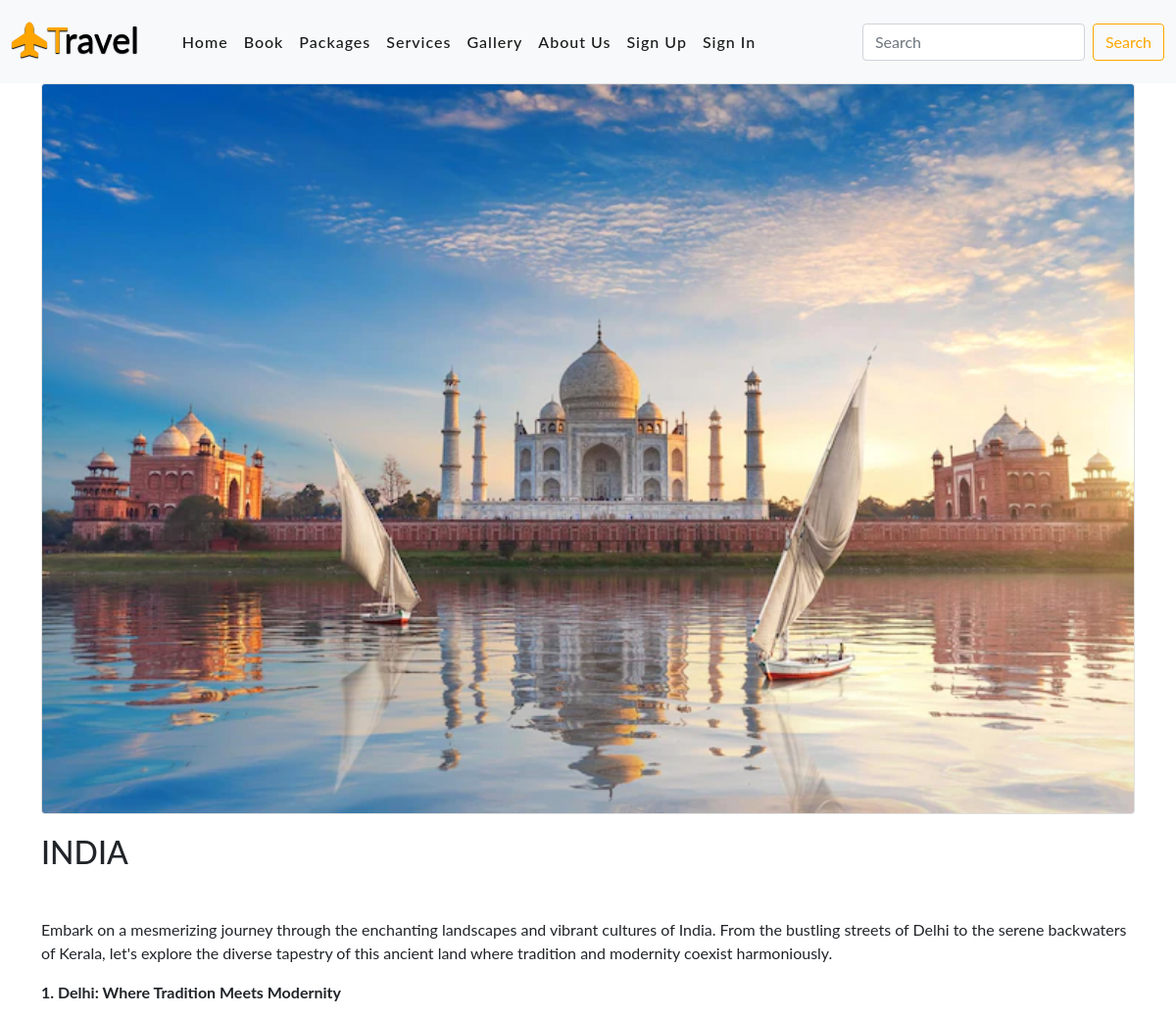
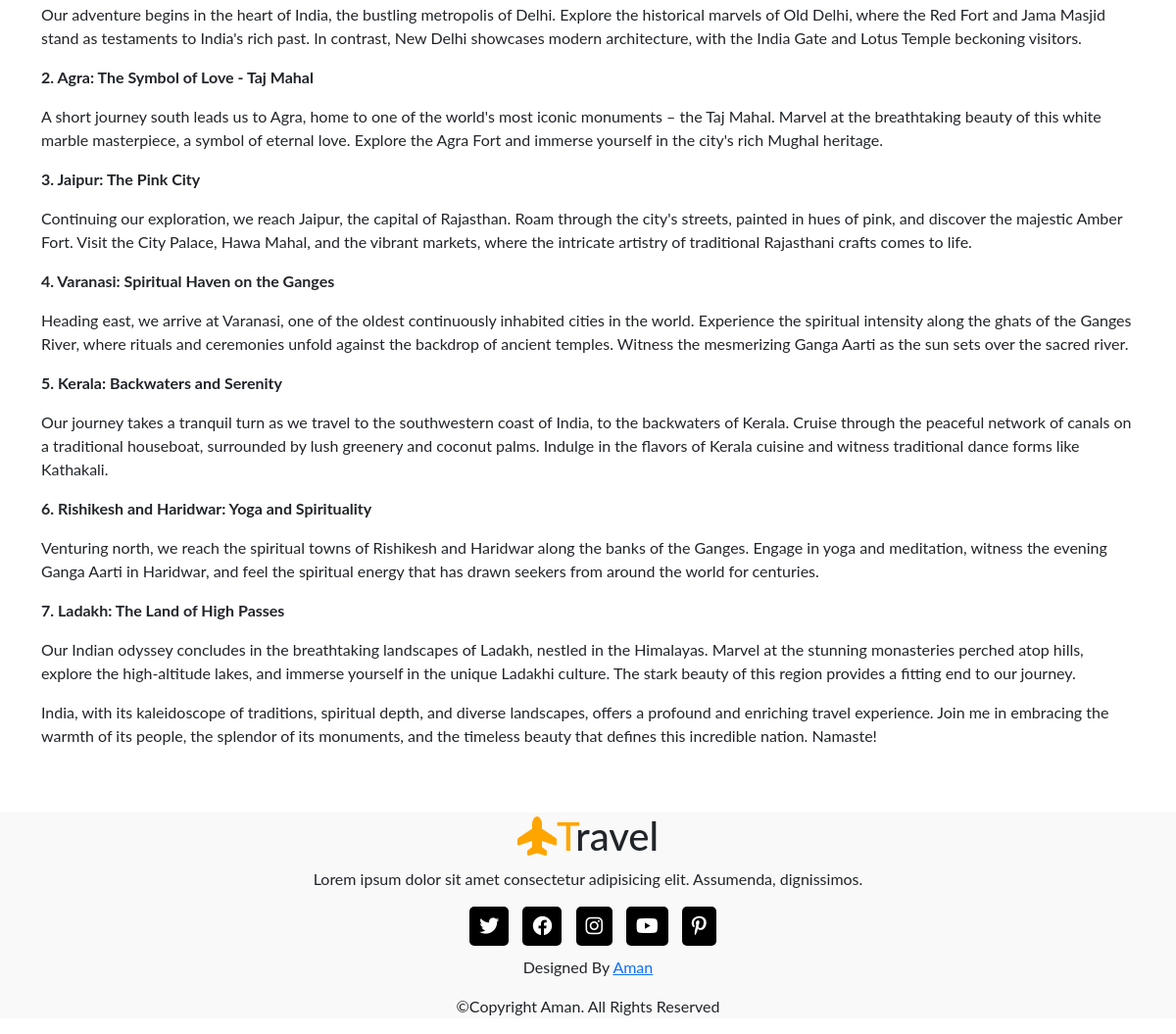
Page /packages/india on the committed database (2 pictures, top to bottom).
### blog/models.py (models this page shows, shortened)
class Packages(models.Model):
    pack_id = models.AutoField(primary_key=True)
    pack_img = models.ImageField(upload_to='packages/')
    title = models.CharField(max_length=100)
    description = models.TextField()
    price = models.CharField(max_length=20)
    url = models.CharField(max_length=50)
    add_date = models.DateTimeField(auto_now_add=True, null=False)

### blog/views.py (the view)
# urls.py: path('packages/<slug:url>', package),
def package(request, url):
    packs = Packages.objects.get(url=url)
    return render(request, 'package.html', {'packs': packs})

### template/package.html (shortened to what this page needs)
{% extends 'base.html' %}
{% block content %}
<div class="container">
    <div class="row">
        <div class="s12 12 l12">
            <img src="/media/{{packs.pack_img}}" class="card" style="width: 100%; margin-bottom: 20px;">
            <h2>{{packs.title}}</h2>
            <br>
            <p>
                {{packs.description | safe}}
            </p>
        </div>
    </div>
</div>
{% endblock %}

### blog/static/css/style1.css (style rules this page uses)
* { margin: 0; padding: 0; box-sizing: border-box; text-decoration: none; list-style: none; scroll-behavior: smooth; font-family: 'Lato', sans-serif; }

### rows in the picture
Packages: pack_img (picture), title "INDIA", description "Embark on a mesmerizing journey through the enchanting landscapes and vibrant cultures of India. From the bustling streets of Delhi to the serene backwaters of Kerala, let's explore the diverse tapestry of this ancient land where tradition and modernity coexist harmoniously. 1. Delhi: Where Tradition Meets Modernity Our adventure begins in the heart of India, the bustling metropolis of Delhi. Explore the historical marvels of Old Delhi, where the Red Fort and Jama Masjid stand as testaments to India's rich past. In contrast, New Delhi showcases modern architecture, with the India Gate and Lotus Temple beckoning visitors. 2. Agra: The Symbol of Love - Taj Mahal A short journey south leads us…"
